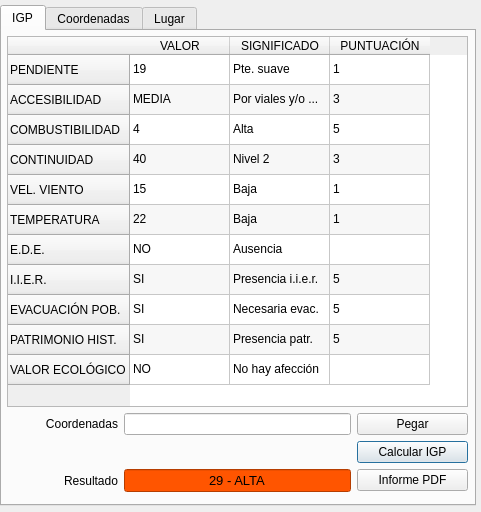
<?xml version="1.0" encoding="UTF-8"?>
<ui version="4.0">
 <class>IGPDialog</class>
 <widget class="QDialog" name="IGPDialog">
  <property name="geometry">
   <rect>
    <x>0</x>
    <y>0</y>
    <width>481</width>
    <height>512</height>
   </rect>
  </property>
  <property name="windowTitle">
   <string>IGP - Índice de gravedad potencial</string>
  </property>
  <widget class="QTabWidget" name="tabWidget">
   <property name="enabled">
    <bool>true</bool>
   </property>
   <property name="geometry">
    <rect>
     <x>0</x>
     <y>5</y>
     <width>476</width>
     <height>501</height>
    </rect>
   </property>
   <property name="sizePolicy">
    <sizepolicy hsizetype="Expanding" vsizetype="Expanding">
     <horstretch>0</horstretch>
     <verstretch>0</verstretch>
    </sizepolicy>
   </property>
   <property name="minimumSize">
    <size>
     <width>476</width>
     <height>0</height>
    </size>
   </property>
   <property name="maximumSize">
    <size>
     <width>476</width>
     <height>16777215</height>
    </size>
   </property>
   <property name="currentIndex">
    <number>0</number>
   </property>
   <widget class="QWidget" name="tab003">
    <attribute name="title">
     <string>IGP</string>
    </attribute>
    <widget class="QWidget" name="gridLayoutWidget">
     <property name="geometry">
      <rect>
       <x>5</x>
       <y>5</y>
       <width>461</width>
       <height>456</height>
      </rect>
     </property>
     <layout class="QGridLayout" name="gridLayout" rowstretch="0,0,0,0">
      <item row="1" column="1" colspan="2">
       <widget class="QLineEdit" name="txtCoord"/>
      </item>
      <item row="1" column="0">
       <widget class="QLabel" name="lblCoord">
        <property name="text">
         <string>Coordenadas</string>
        </property>
        <property name="alignment">
         <set>Qt::AlignRight|Qt::AlignTrailing|Qt::AlignVCenter</set>
        </property>
       </widget>
      </item>
      <item row="1" column="3">
       <widget class="QPushButton" name="btnPasteCoord">
        <property name="text">
         <string>Pegar</string>
        </property>
        <property name="autoDefault">
         <bool>false</bool>
        </property>
       </widget>
      </item>
      <item row="3" column="0">
       <widget class="QLabel" name="lblCoord_2">
        <property name="text">
         <string>Resultado</string>
        </property>
        <property name="alignment">
         <set>Qt::AlignRight|Qt::AlignTrailing|Qt::AlignVCenter</set>
        </property>
       </widget>
      </item>
      <item row="3" column="1" colspan="2">
       <widget class="QLineEdit" name="txtResult">
        <property name="font">
         <font>
          <family>Ubuntu</family>
          <pointsize>10</pointsize>
          <weight>10</weight>
          <italic>false</italic>
          <bold>false</bold>
         </font>
        </property>
        <property name="styleSheet">
         <string notr="true">font: 85 10pt &quot;Ubuntu&quot;;
background-color: rgb(255, 85, 0);</string>
        </property>
        <property name="text">
         <string>29 - ALTA</string>
        </property>
        <property name="alignment">
         <set>Qt::AlignCenter</set>
        </property>
       </widget>
      </item>
      <item row="3" column="3">
       <widget class="QPushButton" name="btnReport">
        <property name="text">
         <string>Informe PDF</string>
        </property>
        <property name="autoDefault">
         <bool>false</bool>
        </property>
       </widget>
      </item>
      <item row="2" column="3">
       <widget class="QPushButton" name="btnIGP">
        <property name="text">
         <string>Calcular IGP</string>
        </property>
        <property name="autoDefault">
         <bool>true</bool>
        </property>
        <property name="default">
         <bool>true</bool>
        </property>
       </widget>
      </item>
      <item row="0" column="0" colspan="4">
       <widget class="QTableWidget" name="tableWidget">
        <property name="sizePolicy">
         <sizepolicy hsizetype="Expanding" vsizetype="Ignored">
          <horstretch>0</horstretch>
          <verstretch>0</verstretch>
         </sizepolicy>
        </property>
        <property name="font">
         <font>
          <pointsize>9</pointsize>
         </font>
        </property>
        <property name="autoScroll">
         <bool>true</bool>
        </property>
        <property name="autoScrollMargin">
         <number>16</number>
        </property>
        <property name="alternatingRowColors">
         <bool>true</bool>
        </property>
        <property name="horizontalScrollMode">
         <enum>QAbstractItemView::ScrollPerPixel</enum>
        </property>
        <property name="rowCount">
         <number>11</number>
        </property>
        <property name="columnCount">
         <number>3</number>
        </property>
        <row>
         <property name="text">
          <string>PENDIENTE</string>
         </property>
         <property name="font">
          <font>
           <pointsize>9</pointsize>
          </font>
         </property>
        </row>
        <row>
         <property name="text">
          <string>ACCESIBILIDAD</string>
         </property>
        </row>
        <row>
         <property name="text">
          <string>COMBUSTIBILIDAD</string>
         </property>
        </row>
        <row>
         <property name="text">
          <string>CONTINUIDAD</string>
         </property>
        </row>
        <row>
         <property name="text">
          <string>VEL. VIENTO</string>
         </property>
        </row>
        <row>
         <property name="text">
          <string>TEMPERATURA</string>
         </property>
        </row>
        <row>
         <property name="text">
          <string>E.D.E.</string>
         </property>
        </row>
        <row>
         <property name="text">
          <string>I.I.E.R.</string>
         </property>
        </row>
        <row>
         <property name="text">
          <string>EVACUACIÓN POB.</string>
         </property>
        </row>
        <row>
         <property name="text">
          <string>PATRIMONIO HIST.</string>
         </property>
        </row>
        <row>
         <property name="text">
          <string>VALOR ECOLÓGICO</string>
         </property>
        </row>
        <column>
         <property name="text">
          <string>VALOR</string>
         </property>
        </column>
        <column>
         <property name="text">
          <string>SIGNIFICADO</string>
         </property>
        </column>
        <column>
         <property name="text">
          <string>PUNTUACIÓN</string>
         </property>
        </column>
        <item row="0" column="0">
         <property name="text">
          <string>19</string>
         </property>
        </item>
        <item row="0" column="1">
         <property name="text">
          <string>Pte. suave</string>
         </property>
        </item>
        <item row="0" column="2">
         <property name="text">
          <string>1</string>
         </property>
        </item>
        <item row="1" column="0">
         <property name="text">
          <string>MEDIA</string>
         </property>
        </item>
        <item row="1" column="1">
         <property name="text">
          <string>Por viales y/o ...</string>
         </property>
        </item>
        <item row="1" column="2">
         <property name="text">
          <string>3</string>
         </property>
        </item>
        <item row="2" column="0">
         <property name="text">
          <string>4</string>
         </property>
        </item>
        <item row="2" column="1">
         <property name="text">
          <string>Alta</string>
         </property>
        </item>
        <item row="2" column="2">
         <property name="text">
          <string>5</string>
         </property>
        </item>
        <item row="3" column="0">
         <property name="text">
          <string>40</string>
         </property>
        </item>
        <item row="3" column="1">
         <property name="text">
          <string>Nivel 2</string>
         </property>
        </item>
        <item row="3" column="2">
         <property name="text">
          <string>3</string>
         </property>
        </item>
        <item row="4" column="0">
         <property name="text">
          <string>15</string>
         </property>
        </item>
        <item row="4" column="1">
         <property name="text">
          <string>Baja</string>
         </property>
        </item>
        <item row="4" column="2">
         <property name="text">
          <string>1</string>
         </property>
        </item>
        <item row="5" column="0">
         <property name="text">
          <string>22</string>
         </property>
        </item>
        <item row="5" column="1">
         <property name="text">
          <string>Baja</string>
         </property>
        </item>
        <item row="5" column="2">
         <property name="text">
          <string>1</string>
         </property>
        </item>
        <item row="6" column="0">
         <property name="text">
          <string>NO</string>
         </property>
        </item>
        <item row="6" column="1">
         <property name="text">
          <string>Ausencia</string>
         </property>
        </item>
        <item row="6" column="2">
         <property name="text">
          <string/>
         </property>
        </item>
        <item row="7" column="0">
         <property name="text">
          <string>SI</string>
         </property>
        </item>
        <item row="7" column="1">
         <property name="text">
          <string>Presencia i.i.e.r.</string>
         </property>
        </item>
        <item row="7" column="2">
         <property name="text">
          <string>5</string>
         </property>
        </item>
        <item row="8" column="0">
         <property name="text">
          <string>SI</string>
         </property>
        </item>
        <item row="8" column="1">
         <property name="text">
          <string>Necesaria evac.</string>
         </property>
        </item>
        <item row="8" column="2">
         <property name="text">
          <string>5</string>
         </property>
        </item>
        <item row="9" column="0">
         <property name="text">
          <string>SI</string>
         </property>
        </item>
        <item row="9" column="1">
         <property name="text">
          <string>Presencia patr.</string>
         </property>
        </item>
        <item row="9" column="2">
         <property name="text">
          <string>5</string>
         </property>
        </item>
        <item row="10" column="0">
         <property name="text">
          <string>NO</string>
         </property>
        </item>
        <item row="10" column="1">
         <property name="text">
          <string>No hay afección</string>
         </property>
        </item>
       </widget>
      </item>
     </layout>
    </widget>
   </widget>
   <widget class="QWidget" name="tab002">
    <property name="enabled">
     <bool>true</bool>
    </property>
    <attribute name="title">
     <string>Coordenadas</string>
    </attribute>
    <layout class="QVBoxLayout" name="verticalLayout_2">
     <item>
      <widget class="QGroupBox" name="groupBox_7">
       <property name="enabled">
        <bool>true</bool>
       </property>
       <property name="title">
        <string/>
       </property>
       <widget class="QWidget" name="layoutWidget_2">
        <property name="geometry">
         <rect>
          <x>0</x>
          <y>0</y>
          <width>252</width>
          <height>56</height>
         </rect>
        </property>
        <layout class="QGridLayout" name="gridLayout_3">
         <item row="1" column="0">
          <widget class="QRadioButton" name="radioutm">
           <property name="text">
            <string>UTM</string>
           </property>
          </widget>
         </item>
         <item row="0" column="0">
          <widget class="QRadioButton" name="radiodms">
           <property name="text">
            <string>Grad. Min. Seg.</string>
           </property>
           <property name="checked">
            <bool>true</bool>
           </property>
          </widget>
         </item>
         <item row="0" column="1">
          <widget class="QRadioButton" name="radiodm">
           <property name="text">
            <string>Grad. Min.</string>
           </property>
          </widget>
         </item>
         <item row="1" column="1">
          <widget class="QRadioButton" name="radiod">
           <property name="text">
            <string>Grados</string>
           </property>
          </widget>
         </item>
        </layout>
       </widget>
       <widget class="QWidget" name="layoutWidget">
        <property name="geometry">
         <rect>
          <x>0</x>
          <y>55</y>
          <width>301</width>
          <height>136</height>
         </rect>
        </property>
        <layout class="QGridLayout" name="gridLayout_2">
         <item row="0" column="0">
          <widget class="QLineEdit" name="txtCoordinates"/>
         </item>
         <item row="3" column="0">
          <widget class="QPushButton" name="btnGet">
           <property name="text">
            <string>Empezar captura</string>
           </property>
          </widget>
         </item>
         <item row="2" column="0">
          <widget class="QPushButton" name="btnClipboard">
           <property name="text">
            <string>Copiar al portapapeles</string>
           </property>
          </widget>
         </item>
         <item row="1" column="0">
          <widget class="QPushButton" name="btnGo">
           <property name="text">
            <string>Ir</string>
           </property>
          </widget>
         </item>
        </layout>
       </widget>
      </widget>
     </item>
    </layout>
   </widget>
   <widget class="QWidget" name="tab001">
    <property name="enabled">
     <bool>true</bool>
    </property>
    <property name="minimumSize">
     <size>
      <width>472</width>
      <height>0</height>
     </size>
    </property>
    <attribute name="title">
     <string>Lugar</string>
    </attribute>
    <layout class="QVBoxLayout" name="verticalLayout">
     <property name="sizeConstraint">
      <enum>QLayout::SetMaximumSize</enum>
     </property>
     <item>
      <widget class="QLineEdit" name="txtSearch"/>
     </item>
     <item>
      <widget class="QCheckBox" name="chkBBOX">
       <property name="sizePolicy">
        <sizepolicy hsizetype="Expanding" vsizetype="Fixed">
         <horstretch>0</horstretch>
         <verstretch>0</verstretch>
        </sizepolicy>
       </property>
       <property name="text">
        <string>Limitar la búsqueda a la extensión actual</string>
       </property>
      </widget>
     </item>
     <item>
      <widget class="QTableWidget" name="tblResult">
       <property name="enabled">
        <bool>false</bool>
       </property>
       <property name="sizePolicy">
        <sizepolicy hsizetype="Expanding" vsizetype="Minimum">
         <horstretch>0</horstretch>
         <verstretch>0</verstretch>
        </sizepolicy>
       </property>
       <property name="editTriggers">
        <set>QAbstractItemView::NoEditTriggers</set>
       </property>
       <property name="selectionBehavior">
        <enum>QAbstractItemView::SelectRows</enum>
       </property>
       <property name="showGrid">
        <bool>true</bool>
       </property>
       <property name="columnCount">
        <number>3</number>
       </property>
       <column/>
       <column/>
       <column/>
      </widget>
     </item>
     <item>
      <widget class="QLabel" name="lblResult">
       <property name="text">
        <string>Encontrado (s)</string>
       </property>
      </widget>
     </item>
    </layout>
   </widget>
  </widget>
 </widget>
 <tabstops>
  <tabstop>tabWidget</tabstop>
  <tabstop>txtCoord</tabstop>
  <tabstop>btnPasteCoord</tabstop>
  <tabstop>txtResult</tabstop>
  <tabstop>btnReport</tabstop>
  <tabstop>radiod</tabstop>
  <tabstop>radioutm</tabstop>
  <tabstop>radiodm</tabstop>
  <tabstop>txtCoordinates</tabstop>
  <tabstop>btnGet</tabstop>
  <tabstop>btnClipboard</tabstop>
  <tabstop>btnGo</tabstop>
  <tabstop>txtSearch</tabstop>
  <tabstop>chkBBOX</tabstop>
  <tabstop>tblResult</tabstop>
  <tabstop>radiodms</tabstop>
 </tabstops>
 <resources>
  <include location="resources.qrc"/>
 </resources>
 <connections/>
</ui>
